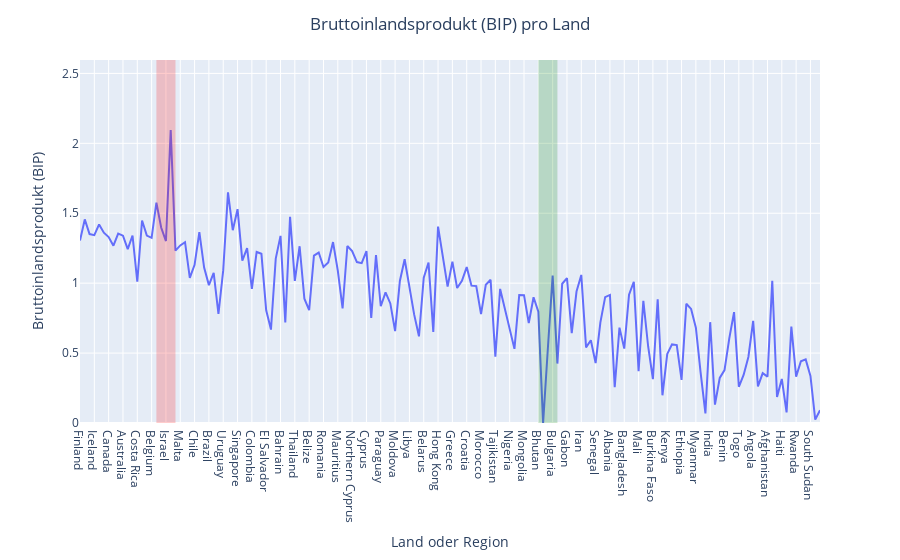

Notebook code cell kept with this figure:
### Code cell
#Lineplot :Bruttoinlandsprodukt (BIP) pro Land
fig = px.line(data_2018,
        x="Country or region",
        y= "GDP per capita",
        range_y=[0, data_2018["GDP per capita"].max()+0.5])
fig.add_vrect(x0="Bhutan",
              x1="Nepal",
              line_width=0,
              fillcolor="green",
              opacity=0.2)
fig.add_vrect(x0="Luxembourg",
              x1="Czech Republic",
              line_width=0,
              fillcolor="red",
              opacity=0.2)
fig.update_layout(title="Bruttoinlandsprodukt (BIP) pro Land",
                  title_x = 0.5,
                  xaxis_title="Land oder Region",
                  yaxis_title="Bruttoinlandsprodukt (BIP)")

### Figure 1 — Plotly figure (JSON) as saved in the notebook; plotly's stock layout.template omitted (floating-point values rounded to 4 significant figures; data arrays with more than 128 entries replaced by an {"elided": "..."} marker saying what was removed)
{"data": [{"hovertemplate": "Country or region=%{x}<br>GDP per capita=%{y}<extra></extra>", "legendgroup": "", "line": {"color": "#636efa", "dash": "solid"}, "marker": {"symbol": "circle"}, "mode": "lines", "name": "", "orientation": "v", "showlegend": false, "type": "scatter", "x": {"elided": "156 str values"}, "xaxis": "x", "y": {"elided": "156 float values"}, "yaxis": "y"}], "layout": {"legend": {"tracegroupgap": 0}, "margin": {"t": 60}, "shapes": [{"fillcolor": "green", "line": {"width": 0}, "opacity": 0.2, "type": "rect", "x0": "Bhutan", "x1": "Nepal", "xref": "x", "y0": 0, "y1": 1, "yref": "y domain"}, {"fillcolor": "red", "line": {"width": 0}, "opacity": 0.2, "type": "rect", "x0": "Luxembourg", "x1": "Czech Republic", "xref": "x", "y0": 0, "y1": 1, "yref": "y domain"}], "title": {"text": "Bruttoinlandsprodukt (BIP) pro Land", "x": 0.5}, "xaxis": {"anchor": "y", "domain": [0, 1], "title": {"text": "Land oder Region"}}, "yaxis": {"anchor": "x", "domain": [0, 1], "range": [0, 2.596], "title": {"text": "Bruttoinlandsprodukt (BIP)"}}}}
